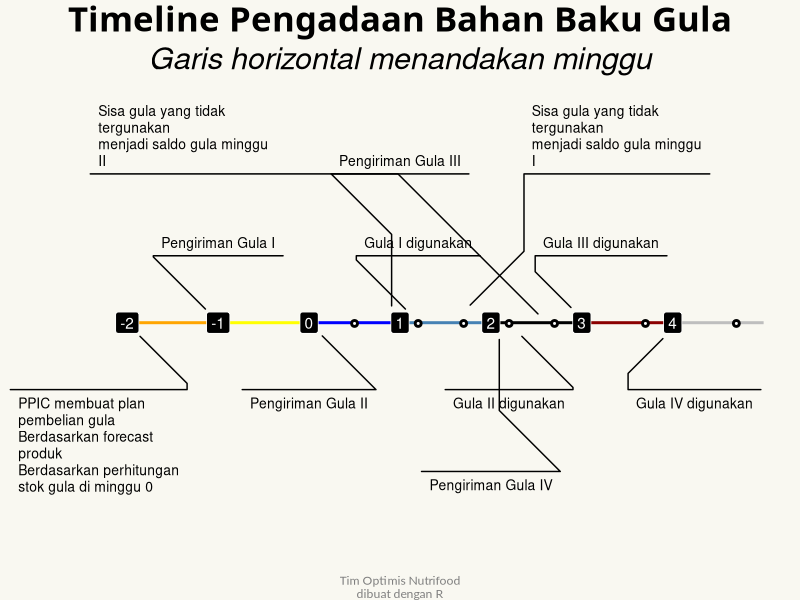

Source code (R):
setwd("~/Documents/Live-Session-Nutrifood-R/LEFO Market Research/Optimization")

library(dplyr)
library(ggforce)
library(reshape2)

rm(list=ls())

jadwal = readxl::read_excel("ppic.xlsx")

jadwal %>% 
  ggplot(aes(x = minggu, label = label, fill = minggu)) +
  
  annotate("segment", x = -2, xend = -1, y = 0, yend = 0, size = 1, color = "orange")+
  annotate("segment", x = -1, xend = 0, y = 0, yend = 0, size = 1, color = "yellow")+
  annotate("segment", x = 0, xend = 1, y = 0, yend = 0, size = 1, color = "blue")+
  annotate("segment", x = 1, xend = 2, y = 0, yend = 0, size = 1, color = "steelblue") +
  annotate("segment", x = 2, xend = 3, y = 0, yend = 0, size = 1, color = "black") +
  annotate("segment", x = 3, xend = 4, y = 0, yend = 0, size = 1, color = "darkred") +
  annotate("segment", x = 4, xend = 5, y = 0, yend = 0, size = 1, color = "grey") +
  
  geom_point(aes(y = -.1), size = 1, shape = 21, stroke = 1.5, fill = "white") +
  
  geom_label(aes(y = 0, label = label_minggu),
             fill = "black",
             color = "white") +
  
  geom_mark_circle(aes(y = 0, label = NA, description = label, fill = event), 
                   con.cap = -1, fill = NA, color = NA, label.fontsize = 10, label.hjust = 0,
                   label.fill = NA,
                   con.size = 0.5, con.border = "one",
                   con.type = "elbow") +

  labs(title = "Timeline Pengadaan Bahan Baku Gula",
       subtitle = "Garis horizontal menandakan minggu",
       caption = "Tim Optimis Nutrifood\ndibuat dengan R")+
  
  theme_void() +
  
  theme(legend.position = "none",
        plot.background = element_rect(fill = "#F9F8F1", color = NA),
        plot.title = element_text(hjust = 0.5, face = "bold", size = 25, family = "Patua"),
        plot.subtitle = element_text(hjust = 0.5, face = "italic", size = 22),
        plot.caption = element_text(hjust = 0.5, color = "grey50", family = "Lato")) +
  xlim(-3,5)+ ylim(-30,30)

ggsave("gula_new.png", width = 15, height = 7)
